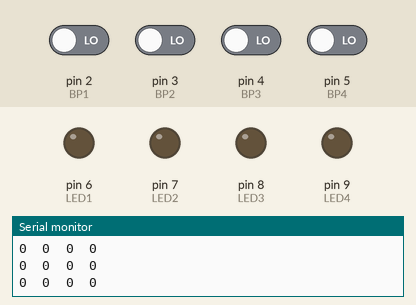
Simulated run of this sketch. Board: Arduino Uno, built with avr-gcc and run on an emulated ATmega328P. Parts: output pins drawn as LEDs (lit = HIGH), the last lines printed to the serial monitor. The test bench sets the inputs (shaded band); at power-on: pin 2 (BP1), pin 3 (BP2), pin 4 (BP3), pin 5 (BP4) LOW.

Above: at 1.2 s.
1.3 s: pin 2 (BP1) driven HIGH
At 2.5 s:
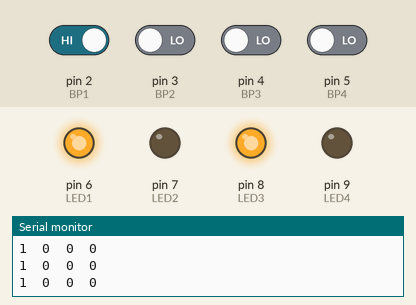
2.8 s: pin 2 (BP1) driven LOW and pin 3 (BP2) driven HIGH
At 3.6 s:
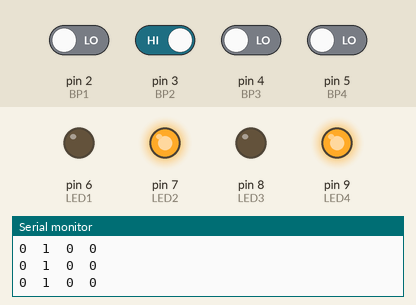
4.3 s: pin 4 (BP3) driven HIGH
At 4.7 s:
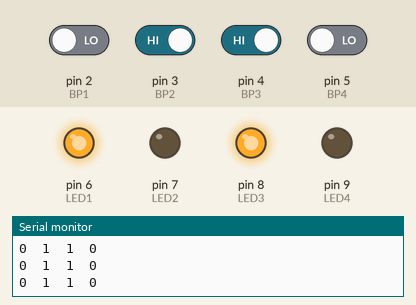
7.3 s: pin 4 (BP3) driven LOW
At 8.2 s:
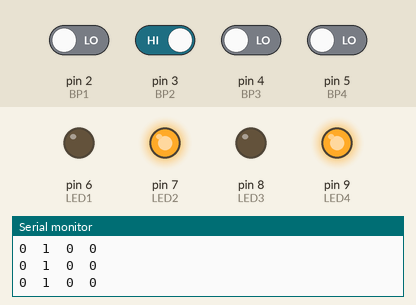
Timing chart, 0 to 9.8 s (numbered marks = the images above; inputs shaded):
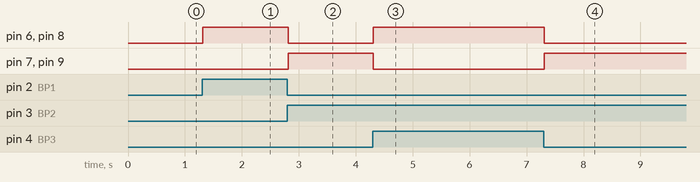

The sketch:

formation_leds_etape0.ino
```cpp
// Les #define

#define BP1 2
#define BP2 3
#define BP3 4
#define BP4 5

#define LED1 6
#define LED2 7
#define LED3 8
#define LED4 9

// Les variables globales

int i_bp1 = 0;
int i_bp2 = 0;
int i_bp3 = 0;
int i_bp4 = 0;

int statut = 0;

void setup() {
  pinMode(BP1,INPUT);
  pinMode(BP2,INPUT);
  pinMode(BP3,INPUT);
  pinMode(BP4,INPUT);

  pinMode(LED1,OUTPUT);
  pinMode(LED2,OUTPUT);
  pinMode(LED3,OUTPUT);
  pinMode(LED4,OUTPUT);

  Serial.begin(9600);
}

void loop() {
  i_bp1=digitalRead(BP1);
  i_bp2=digitalRead(BP2);
  i_bp3=digitalRead(BP3);
  i_bp4=digitalRead(BP4);

  Serial.print(i_bp1);
  Serial.print("\t");
  Serial.print(i_bp2);
  Serial.print("\t");
  Serial.print(i_bp3);
  Serial.print("\t");
  Serial.print(i_bp4);
  Serial.print("\n");

  /*  Reflexion autour du sequenceur :
   *  En fonction de l'appuie du bouton on va préparer un changement d'état des leds
   *  Il y a donc 2 états de leds
   *  Qui sont pilotés par 2 paires de bouton
   */

  if(i_bp1 || i_bp3)
    statut = 1;
  else if(i_bp2 || i_bp4)
    statut = 2;

  if (statut==1)
  {
  digitalWrite(LED1,HIGH);
  digitalWrite(LED2,LOW);
  digitalWrite(LED3,HIGH);
  digitalWrite(LED4,LOW);
  }
  else if (statut==2)
  {
  digitalWrite(LED1,LOW);
  digitalWrite(LED2,HIGH);
  digitalWrite(LED3,LOW);
  digitalWrite(LED4,HIGH);
  }

}
```

Measured:
- after the input at 1.3 s, pin 6 (LED1), pin 8 (LED3): LOW → HIGH at once
- after the input at 2.8 s, pin 6 (LED1), pin 8 (LED3): HIGH → LOW at once; pin 7 (LED2), pin 9 (LED4): LOW → HIGH at once
- after the input at 4.3 s, pin 6 (LED1), pin 8 (LED3): LOW → HIGH at once; pin 7 (LED2), pin 9 (LED4): HIGH → LOW at once
- after the input at 7.3 s, pin 6 (LED1), pin 8 (LED3): HIGH → LOW at once; pin 7 (LED2), pin 9 (LED4): LOW → HIGH at once
